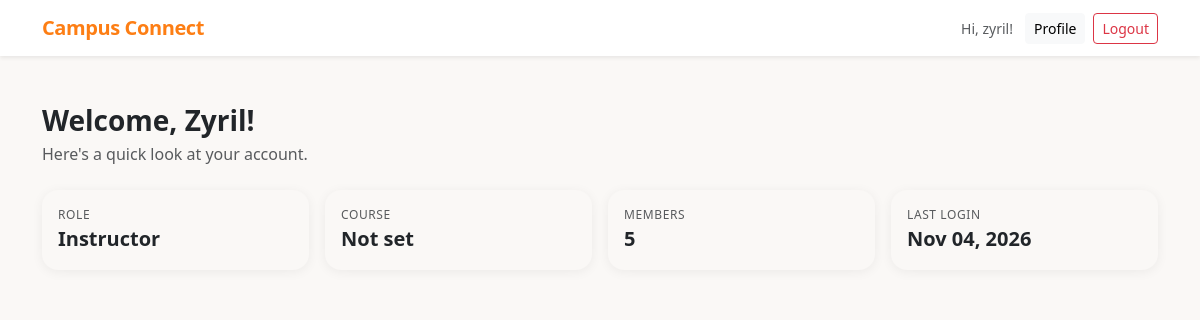
Before: / (signed in) with the older database file.
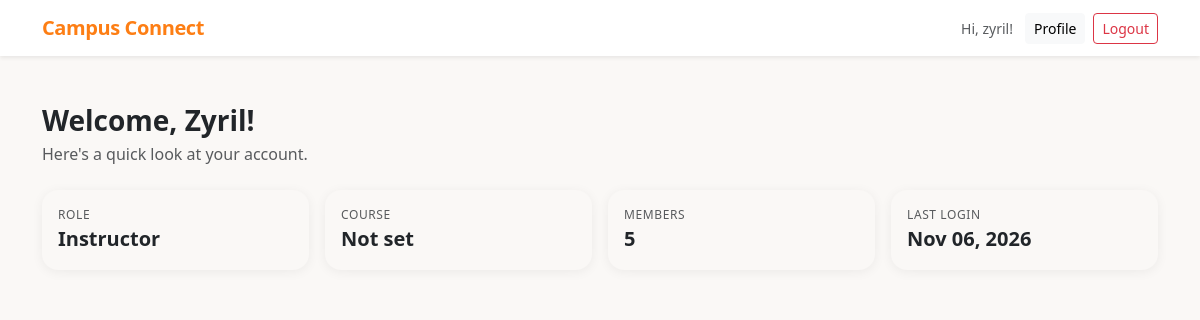
After: the same page with the newer database file.
### accounts/models.py (models this page shows)
class CustomUser(AbstractUser):
    class Role(models.TextChoices):
        STUDENT = "STUDENT", "Student"
        INSTRUCTROR = "INSTRUCTOR", "Instructor"
        ADMIN = "ADMIN", "Administrator"
    role = models.CharField(max_length=10,
        choices=Role.choices,
        default=Role.STUDENT)
    course = models.CharField(max_length=100,
        blank=True,
        null=True)

### dashboard/views.py (the view)
# urls.py: path("", DashboardView.as_view(), name="dashboard"),
class DashboardView(LoginRequiredMixin, TemplateView):
    template_name = "dashboard/home.html"
    def get_context_data(self, **kwargs):
        context = super().get_context_data(**kwargs)
        context["members_count"] = CustomUser.objects.count()
        context["is_admin"] = (self.request.user.role == CustomUser.Role.ADMIN)
        return context

### templates/dashboard/home.html (shortened to what this page needs)
{% extends "base.html" %}
{% block content %}
<div class="d-flex flex-wrap justify-content-between align-items-center gap-3 mb-4">
    <div>
        <h2 class="h3 fw-bold mb-1">Welcome, {{ user.first_name | default:user.username }}!</h2>
        <p class="text-muted mb-0">Here's a quick look at your account.</p>
    </div>
</div>
<div class="row g-3">
    <div class="col-6 col-lg-3"><div class="card h-100"><div class="card-body">
        <div class="stat-label">Role</div><div class="fs-5 fw-semibold">{{user.get_role_display}}</div>
    </div></div></div>
    <div class="col-6 col-lg-3"><div class="card h-100"><div class="card-body">
        <div class="stat-label">Course</div><div class="fs-5 fw-semibold">{{user.course|default:"Not set"}}</div>
    </div></div></div>
    <div class="col-6 col-lg-3"><div class="card h-100"><div class="card-body">
        <div class="stat-label">Members</div><div class="fs-5 fw-semibold">{{ members_count }}</div>
    </div></div></div>
    <div class="col-6 col-lg-3"><div class="card h-100"><div class="card-body">
        <div class="stat-label">Last Login</div><div class="fs-5 fw-semibold">{{user.last_login|date:"M d, Y"}}</div>
    </div></div></div>
</div>
{% endblock %}

### templates/base.html (shortened to what this page needs)
<!DOCTYPE html>
<html lang="en">
<head>
    <link rel="stylesheet" href="https://cdn.jsdelivr.net/npm/bootstrap@5.3.3/dist/css/bootstrap.min.css">
</head>
<body>
    <nav class="navbar bg-white shadow-sm mb-5">
        <div class="container">
            <a class="navbar-brand" href="{% url 'dashboard' %}">Campus Connect</a>
            <div class="d-flex align-items-center gap-2">
            {% if user.is_authenticated %}
                <span class="text-muted small d-none d-sm-inline me-1">Hi, {{user.username}}!</span>
                <a class="btn btn-sm btn-light" href="{% url 'profile' %}">Profile</a>
                <form method="post" action="{% url 'logout' %}" class="m-0">
                    <button type="submit" class="btn btn-sm btn-outline-danger">Logout</button>
                </form>
            {% else %}
                <a class="btn btn-sm btn-light" href="{% url 'login' %}">Login</a>
                <a class="btn btn-sm btn-primary" href="{% url 'signup' %}">Sign Up</a>
            {% endif %}
            </div>
        </div>
    </nav>
    <div class="container">
        <main>{% block content %}{% endblock %}</main>
        <footer class="text-center text-muted small py-5">{% block footer %}{% endblock %}</footer>
    </div>
</body>
</html>

### templates/base.html (style rules this page uses)
:root { --bs-primary: #fd7e14; --bs-primary-rgb: 253, 126, 20; --bs-link-color: #fd7e14; --bs-link-color-rgb: 253, 126, 20; --bs-link-hover-color: #ca6510; --bs-link-hover-color-rgb: 202, 101, 16; --bs-body-bg: #faf8f6; }
.navbar-brand { color: #fd7e14; font-weight: 700; letter-spacing: -.02em; }
.card { border: 0; border-radius: 1rem; box-shadow: 0 2px 12px rgba(0, 0, 0, .06); }
.stat-label { font-size: .75rem; text-transform: uppercase; letter-spacing: .05em; color: var(--bs-secondary-color); }

Changed rows visible on the page:
changed CustomUser "Zyril": last_login "Nov 04, 2026" → "Nov 06, 2026"
